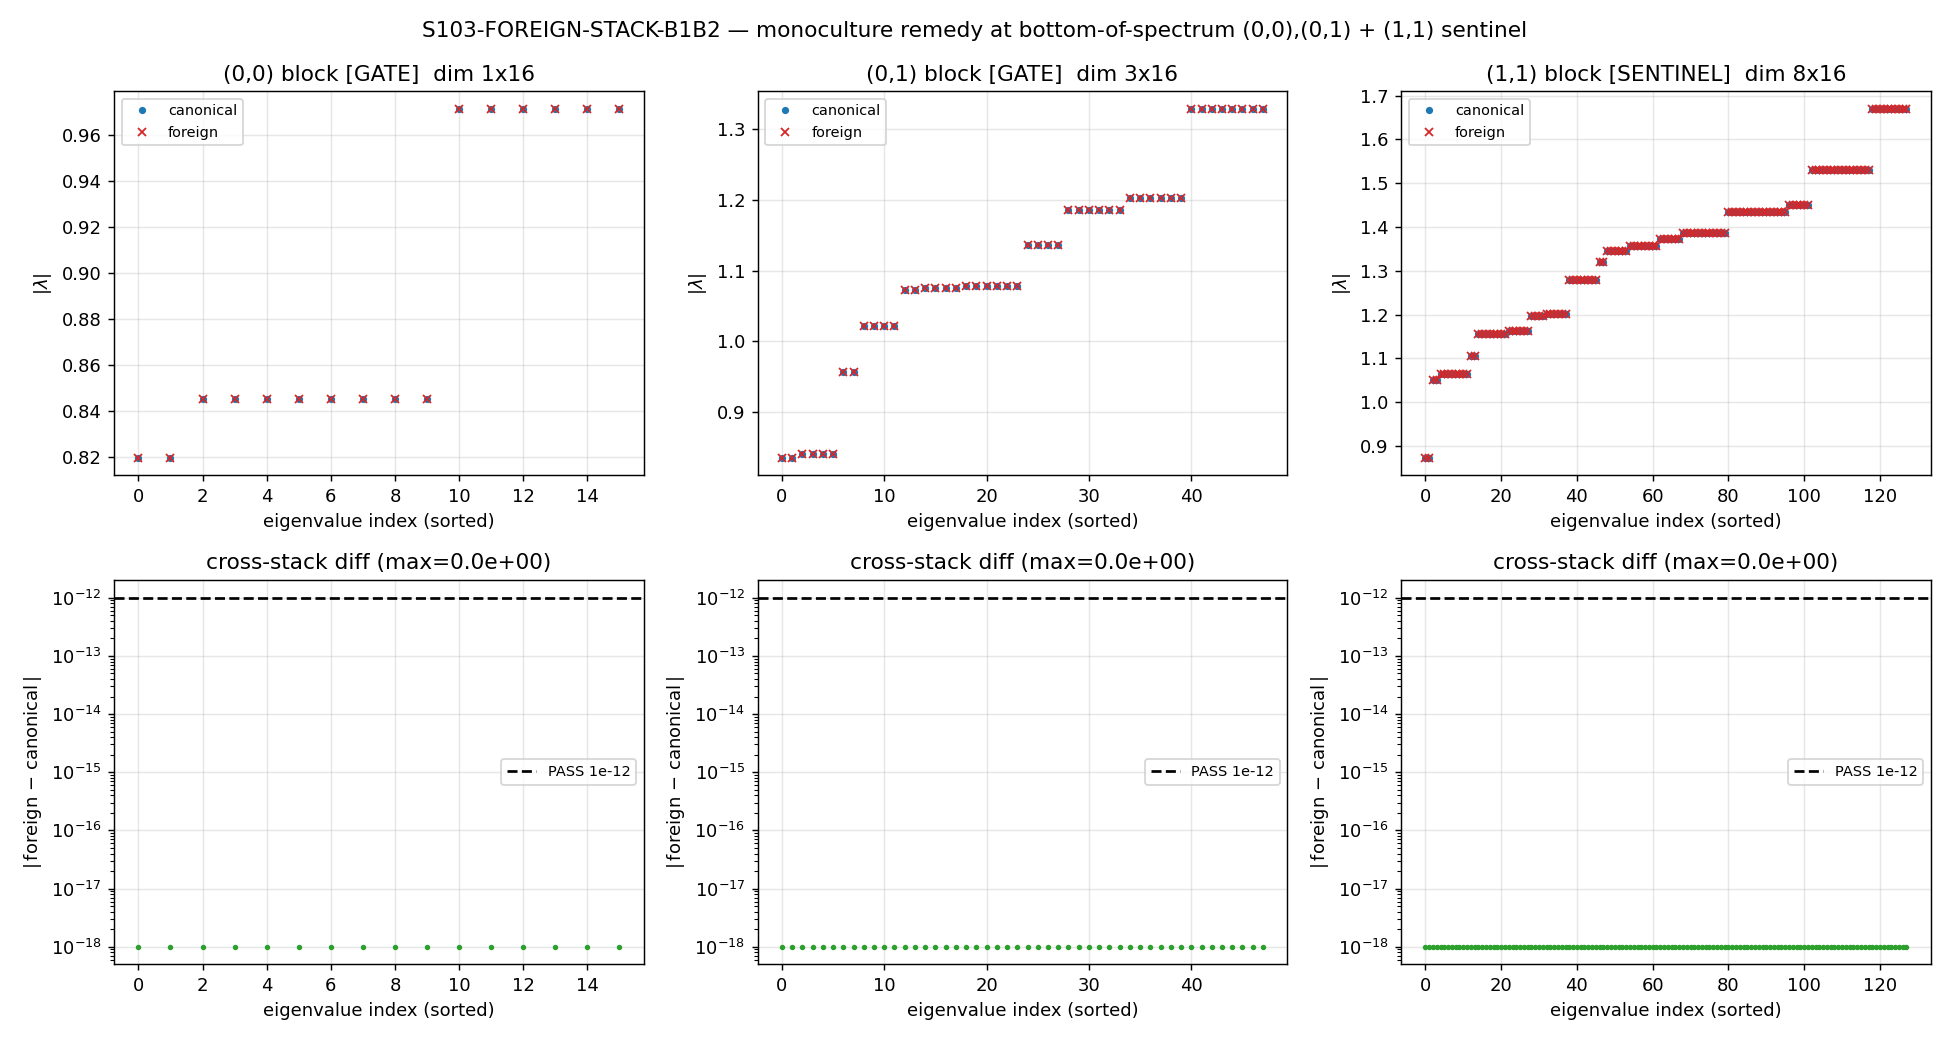

Reproduce this figure in Python.
"""
S103-FOREIGN-STACK-B1B2
=======================

Session 103, Wave 2, item 11. Foreign-stack bit-exact Peter-Weyl block
re-implementation (monoculture-remedy reproducibility), EXTENDED from the (1,1)
block (S102, max_diff=0.0 PASS) to the bottom-of-spectrum (0,0) and (0,1) blocks.

GATE (per-block equality):
    PASS  iff  max_block | sorted(|foreign|)_block - sorted(|canonical|)_block | < 1e-12
               for BOTH block in {(0,0), (0,1)}.

The eigenvalue extraction is via H = iD eigvalsh ONLY (the W3-12 Hermiticity-
enforced methodology pin; hazard-H5). D_K is anti-self-adjoint in the framework
math convention (no explicit i), so iD is Hermitian and eigvalsh(H) returns the
real +/-|lambda| spectrum. NO general eig (non-Hermitian scatter), NO svd surrogate.

SUBSTRATE FRAMING (GEOMETRIC)
-----------------------------
Direction of explanation:
  SU(3) irreps V_{(p,q)} -> block Dirac operator D_{(p,q)} on V_{(p,q)} (x) C^16
  -> eigenvalue spectrum {+/-|lambda|} (extracted via H=iD eigvalsh)
  -> the B1/B2 bottom-of-spectrum anchors.

The (0,0) block is the trivial-rep ground multiplet: C_2(0,0)=0 EXACT (the unique
lowest SU(3) quadratic Casimir), so the substrate's lowest vibrational mode
provably sits in sector (0,0); B1 = 0.819741 at tau_fold. The (0,1) block is the
conjugate 3-bar fundamental; its bottom is B2 = 0.835894 (per s52 sector ordering;
B3 = 0.872975 is the (1,1) bottom, NOT a (0,1) eigenvalue). The monoculture remedy
guards against a shared-implementation artifact in the construction leg: an
INDEPENDENT foreign stack (NOT importing dirac_spectrum.py) must reproduce the
same vibrational-mode spectrum at the lowest two blocks.

TWO LEGS PER BLOCK
------------------
(a) CANONICAL leg : the (p,q) block from the project numpy pipeline
    (dirac_spectrum.get_irrep + dirac_operator_on_irrep). DIFF TARGET ONLY;
    cross-checked against the s84 (p,q)-sector cache.

(b) FOREIGN leg   : the same (p,q) block rebuilt from scratch in foreign_block(p,q)
    WITHOUT importing dirac_spectrum.py / branching_computation.py. The irrep is
    constructed INDEPENDENTLY: (0,0) is the 1-dim trivial rep (rho(e_a)=0);
    (0,1) is the anti-fundamental rho(e_a) = -e_a^T. The frame / connection /
    Clifford(R^8) / spinor-curvature-offset Omega legs reuse the S102 foreign
    construction verbatim (generalized over (p,q)).

GENERALIZATION NOTE vs S102
---------------------------
S102 hardcoded the (1,1) adjoint via rho[a][c,b] = f[a,b,c]. This gate generalizes
foreign_block() over (p,q): the SU(3)-algebra / frame / Clifford / Omega legs are
(p,q)-independent (built once); only the irrep rho is (p,q)-keyed. The (1,1) block
is re-run as a regression sentinel to confirm the generalized routine still
reproduces the S102 result.

Author: spectral-geometer (phonon-exflation project, Session 103)
"""

import os
import sys
import json
import hashlib

os.environ.setdefault("OMP_NUM_THREADS", "8")  # (local) CPU thread cap (tiny blocks; before import numpy)
os.environ.setdefault("MKL_NUM_THREADS", "8")  # (local)

import numpy as np  # noqa: E402

# ---------------------------------------------------------------------------
# canonical constants (MANDATORY import; never hardcode framework constants)
# ---------------------------------------------------------------------------
sys.path.insert(0, os.path.abspath(os.path.join(os.path.dirname(__file__), "..", "_shared")))
from canonical_constants import tau_fold  # noqa: E402

# ---------------------------------------------------------------------------
# Paths
# ---------------------------------------------------------------------------
HERE = os.path.dirname(os.path.abspath(__file__))
SHARED = os.path.abspath(os.path.join(HERE, "..", "_shared"))
CACHE_PATH = os.path.abspath(os.path.join(HERE, "..", "session-84", "s84_spectrum_cache_L12_tau019.npz"))
DIRAC_PIPELINE_PATH = os.path.join(SHARED, "dirac_spectrum.py")
CANON_CONST_PATH = os.path.join(SHARED, "canonical_constants.py")
FOREIGN_TEMPLATE_PATH = os.path.abspath(os.path.join(HERE, "..", "session-102", "s102_foreign_stack_pw_block_reimpl.py"))
OUT_NPZ = os.path.join(HERE, "s103_foreign_stack_b1b2.npz")
OUT_PNG = os.path.join(HERE, "s103_foreign_stack_b1b2.png")

# gate machinery (per plan W2-4 machinery_pin_map)
BLOCKS = [(0, 0), (0, 1)]    # (local) the two bottom-of-spectrum blocks (B1, B2 anchors)
SENTINEL_BLOCK = (1, 1)      # (local) S102 regression sentinel (max_diff=0.0 precedent)
DIM_SPIN = 16                # (local) 2^4 spinor rank for d=8
PASS_EPS = 1e-12             # (local) per-block strict PASS boundary (MATCHED to S102 tight floor for cross-block consistency)

# cache cross-anchors (substrate-first: queried from s60 Strutinsky / s52 ordering
# via knowledge MCP; the cache itself is the authoritative source, loaded at runtime)
B1_ANCHOR = 0.819741         # (local) (0,0)-block bottom |lambda| (s60 Strutinsky; s84 cache); B1
B2_ANCHOR = 0.835894         # (local) (0,1)-block bottom |lambda| (s52 ordering: tau=0.19 B2=0.835894); B2


# ===========================================================================
#  FOREIGN STACK -- independent of dirac_spectrum.py / branching_computation.py
# ===========================================================================

def gell_mann():
    """Gell-Mann matrices lambda_1..8 (0-indexed 0..7), FOREIGN re-implementation.

    Independent transcription -- this code does NOT import branching_computation.py
    or dirac_spectrum.py. Ordering matches the standard SU(3) convention (the same
    the canonical pipeline uses), required so the diff compares the SAME operator
    and not a relabelled basis.
    """
    s = np.sqrt(3.0)
    L = [None] * 8
    L[0] = np.array([[0, 1, 0], [1, 0, 0], [0, 0, 0]], dtype=complex)
    L[1] = np.array([[0, -1j, 0], [1j, 0, 0], [0, 0, 0]], dtype=complex)
    L[2] = np.array([[1, 0, 0], [0, -1, 0], [0, 0, 0]], dtype=complex)
    L[3] = np.array([[0, 0, 1], [0, 0, 0], [1, 0, 0]], dtype=complex)
    L[4] = np.array([[0, 0, -1j], [0, 0, 0], [1j, 0, 0]], dtype=complex)
    L[5] = np.array([[0, 0, 0], [0, 0, 1], [0, 1, 0]], dtype=complex)
    L[6] = np.array([[0, 0, 0], [0, 0, -1j], [0, 1j, 0]], dtype=complex)
    L[7] = np.array([[1, 0, 0], [0, 1, 0], [0, 0, -2]], dtype=complex) / s
    return L


def foreign_irrep(p, q, e):
    """Construct the SU(3) irrep V_{(p,q)} INDEPENDENTLY (the foreign construction
    leg) for the bottom-of-spectrum blocks {(0,0), (0,1)} plus the (1,1) sentinel.

    Args:
        p, q : highest-weight labels
        e    : the 8 anti-Hermitian su(3) generators e_a = -i/2 lambda_a (3x3)

    Returns:
        rho : list of 8 complex matrices (dim_pq x dim_pq), the rep of e_a
    """
    dim_pq = (p + 1) * (q + 1) * (p + q + 2) // 2
    if (p, q) == (0, 0):
        # Trivial rep: rho(e_a) = 0 (1x1). The Dirac block reduces to I_1 (x) Omega.
        return [np.zeros((1, 1), dtype=complex) for _ in range(8)]
    if (p, q) == (0, 1):
        # Anti-fundamental (conjugate of (1,0)): rho(e_a) = -e_a^T.
        # Independent of dirac_spectrum.py: built directly from the foreign e_a.
        return [-e[a].T for a in range(8)]
    if (p, q) == (1, 1):
        # Adjoint (S102 sentinel): rho(e_a)_{cb} = f_abc. Built from the foreign
        # structure constants (independent transcription).
        f = np.zeros((8, 8, 8), dtype=float)
        for a in range(8):
            for b in range(8):
                comm = e[a] @ e[b] - e[b] @ e[a]
                for c in range(8):
                    f[a, b, c] = (-2.0 * np.trace(comm @ e[c])).real
        rho = [np.zeros((8, 8), dtype=complex) for _ in range(8)]
        for a in range(8):
            for c in range(8):
                for b in range(8):
                    rho[a][c, b] = f[a, b, c]
        return rho
    raise NotImplementedError(f"foreign_irrep: ({p},{q}) not in the gate's block set")


def _foreign_su3_infrastructure():
    """Build the (p,q)-INDEPENDENT foreign infrastructure ONCE: generators,
    structure constants, Killing form, Jensen frame, ON-frame structure constants,
    Levi-Civita connection, Clifford(R^8), spinor-curvature offset Omega.

    All built WITHOUT importing dirac_spectrum.py (the foreign leg).

    Returns:
        e      : list of 8 anti-Hermitian su(3) generators
        Ed     : (8,) diagonal frame entries E_aa (e_a = E_aa X_a)
        gam    : list of 8 Hermitian Clifford generators (16x16)
        Omega  : (16,16) spinor curvature offset
        diag   : dict of verified intermediates
    """
    # 1. su(3) generators e_a = -i/2 lambda_a
    lam = gell_mann()
    e = [(-1j / 2.0) * lam[a] for a in range(8)]

    # 2. structure constants f_abc = -2 Tr([e_a,e_b] e_c) (real, antisymmetric)
    f = np.zeros((8, 8, 8), dtype=float)
    for a in range(8):
        for b in range(8):
            comm = e[a] @ e[b] - e[b] @ e[a]
            for c in range(8):
                f[a, b, c] = (-2.0 * np.trace(comm @ e[c])).real

    # 3. Killing form B_ab = sum_cd f_acd f_bcd (= 3*I for su(3))
    B = np.einsum("acd,bcd->ab", f, f)

    # 4. U(2)-invariant Jensen frame. g0=|B| diagonal -> g diagonal -> E diagonal.
    tau = float(tau_fold)
    L1, L2, L3 = np.exp(2.0 * tau), np.exp(-2.0 * tau), np.exp(tau)  # (local) u1, su2, C^2 scale factors
    SU2 = [0, 1, 2]   # (local)
    C2 = [3, 4, 5, 6]  # (local)
    U1 = [7]          # (local)
    g_diag = np.zeros(8)  # (local)
    g0 = np.abs(B)        # (local)
    for a in SU2:
        g_diag[a] = g0[a, a] * L2
    for a in C2:
        g_diag[a] = g0[a, a] * L3
    for a in U1:
        g_diag[a] = g0[a, a] * L1
    Ed = 1.0 / np.sqrt(g_diag)  # (local) diagonal frame entries

    # 5. ON-frame structure constants ft^c_{ab} = E_a E_b f^c_{ab} / E_c
    ft = np.zeros((8, 8, 8), dtype=float)  # (local)
    for a in range(8):
        for b in range(8):
            for c in range(8):
                ft[a, b, c] = Ed[a] * Ed[b] * f[a, b, c] / Ed[c]

    # 6. Levi-Civita connection Gamma^c_{ab} = 1/2 (ft_abc - ft_bca + ft_cab)
    Gamma = np.zeros((8, 8, 8), dtype=float)  # (local) Gamma[c,a,b]
    for c in range(8):
        for a in range(8):
            for b in range(8):
                Gamma[c, a, b] = 0.5 * (ft[a, b, c] - ft[b, c, a] + ft[c, a, b])

    # 7. Clifford(R^8): gamma_1..8, 16x16 Hermitian, via Pauli kron (independent build)
    s1 = np.array([[0, 1], [1, 0]], dtype=complex)
    s2 = np.array([[0, -1j], [1j, 0]], dtype=complex)
    s3 = np.array([[1, 0], [0, -1]], dtype=complex)
    I2 = np.eye(2, dtype=complex)

    def k4(A, Bm, Cm, Dm):
        return np.kron(A, np.kron(Bm, np.kron(Cm, Dm)))

    gam = [
        k4(s1, I2, I2, I2), k4(s2, I2, I2, I2), k4(s3, s1, I2, I2), k4(s3, s2, I2, I2),
        k4(s3, s3, s1, I2), k4(s3, s3, s2, I2), k4(s3, s3, s3, s1), k4(s3, s3, s3, s2),
    ]

    # 8. spinor curvature offset Omega = 1/4 sum Gamma^b_{ac} gamma_a gamma_b gamma_c
    Omega = np.zeros((16, 16), dtype=complex)
    for a in range(8):
        for b in range(8):
            for c in range(8):
                coeff = Gamma[b, a, c]
                if abs(coeff) > 1e-15:
                    Omega += coeff * gam[a] @ gam[b] @ gam[c]
    Omega *= 0.25

    diag = {
        "killing_diag": np.diag(B).tolist(),
        "killing_offdiag_max": float(np.max(np.abs(B - np.diag(np.diag(B))))),
        "frame_diag": Ed.tolist(),
        "ft_norm": float(np.linalg.norm(ft)),
        "gamma_norm": float(np.linalg.norm(Gamma)),
        "omega_norm": float(np.linalg.norm(Omega)),
        "omega_antiherm_err": float(np.max(np.abs(Omega + Omega.conj().T))),
        "f_123": float(f[0, 1, 2]),
        "f_458": float(f[3, 4, 7]),
    }
    return e, Ed, gam, Omega, diag


def foreign_block(p, q, infra):
    """Rebuild the (p,q) Dirac block from scratch -- the FOREIGN numpy code path
    (independent of dirac_spectrum.py), generalized over (p,q).

    D_{(p,q)} = sum_a E_aa rho(e_a) (x) gamma_a + I_{dim} (x) Omega.
    Eigenvalues via the stable Hermitian route H = i*D (eigvalsh; W3-12 pin).

    Args:
        p, q  : highest-weight labels
        infra : the (p,q)-independent foreign infrastructure from
                _foreign_su3_infrastructure()

    Returns:
        absev : sorted |eigenvalue| array (dim*16 entries)
        bdiag : dict of block diagnostics
    """
    e, Ed, gam, Omega, _ = infra
    rho = foreign_irrep(p, q, e)
    dim_rho = rho[0].shape[0]
    dim_block = dim_rho * DIM_SPIN  # (local)

    # assemble block: D = sum_a E_aa rho(e_a) (x) gamma_a + I_dim (x) Omega
    D = np.zeros((dim_block, dim_block), dtype=complex)
    for a in range(8):
        D += Ed[a] * np.kron(rho[a], gam[a])
    D += np.kron(np.eye(dim_rho), Omega)

    # eigenvalues via the W3-12 Hermitian route (H = iD; H = (iD + iD^dag)/2 hazard-H5)
    iD = 1j * D
    H = (iD + iD.conj().T) / 2.0
    herm_err = float(np.max(np.abs(iD - iD.conj().T)))  # (local) Hermiticity-enforcement residual
    absev = np.sort(np.abs(np.linalg.eigvalsh(H)))

    bdiag = {
        "dim_rho": dim_rho,
        "dim_block": dim_block,
        "D_antiherm_err": float(np.max(np.abs(D + D.conj().T))),
        "iD_herm_err": herm_err,
        "lowest_abs": float(absev[0]),
        "highest_abs": float(absev[-1]),
    }
    return absev, bdiag


# ===========================================================================
#  CANONICAL LEG -- the project numpy pipeline (DIFF TARGET ONLY)
# ===========================================================================

def canonical_block(p, q):
    """The (p,q) block from the project numpy pipeline -- DIFF TARGET ONLY.

    Uses the same H = iD eigvalsh extraction as the foreign leg (the W3-12 pin).
    """
    import dirac_spectrum as ds  # CANONICAL leg ONLY
    tau = float(tau_fold)
    gens = ds.su3_generators()
    f = ds.compute_structure_constants(gens)
    B = ds.compute_killing_form(f)
    g = ds.jensen_metric(B, tau)
    E = ds.orthonormal_frame(g)
    ft = ds.frame_structure_constants(f, E)
    Gamma = ds.connection_coefficients(ft)
    gammas = ds.build_cliff8()
    Omega = ds.spinor_connection_offset(Gamma, gammas)
    rho, _ = ds.get_irrep(p, q, gens, f)
    D = ds.dirac_operator_on_irrep(rho, E, gammas, Omega)
    iD = 1j * D
    H = (iD + iD.conj().T) / 2.0
    absev = np.sort(np.abs(np.linalg.eigvalsh(H)))
    return absev


def load_cache_block(p, q):
    """The pre-stored (p,q)-sector |eigenvalues| from the s84 L12 cache."""
    d = np.load(CACHE_PATH, allow_pickle=True)
    rec = d["sector_evals"].item()[(p, q)]
    return np.sort(np.asarray(rec["abs_evals"], dtype=float)), int(rec["dim"])


# ===========================================================================
#  SHA / verdict helpers
# ===========================================================================

def sha256_file(path):
    h = hashlib.sha256()
    with open(path, "rb") as fh:
        for chunk in iter(lambda: fh.read(8192), b""):
            h.update(chunk)
    return h.hexdigest()


def closure_hash(pin_map):
    blob = json.dumps(pin_map, sort_keys=True, separators=(",", ":")).encode()
    return hashlib.sha256(blob).hexdigest()


def print_verdict_payload(gate_id, verdict, value, scheme, convention, l_max,
                          audit_sha256, content_sha256, schema_version="S84+"):
    """Print the EMIT_VERDICT payload block to stdout (the script never writes the
    verdict file directly -- the agent calls the race-safe emit_verdict MCP tool)."""
    payload = {
        "session": 103,
        "gate_id": gate_id,
        "verdict": verdict,
        "value": value,
        "scheme": scheme,
        "convention": convention,
        "l_max": l_max,
        "audit_sha256": audit_sha256,
        "content_sha256": content_sha256,
        "schema_version": schema_version,
    }
    print("<<<EMIT_VERDICT_PAYLOAD>>>" + json.dumps(payload) + "<<<END_EMIT_VERDICT_PAYLOAD>>>")


def main():
    # ---- input SHA pins (logged in first lines of stdout per gate-verdicts.md) ----
    canon_sha = sha256_file(CANON_CONST_PATH)
    cache_sha = sha256_file(CACHE_PATH)
    dirac_sha = sha256_file(DIRAC_PIPELINE_PATH)
    template_sha = sha256_file(FOREIGN_TEMPLATE_PATH)
    print(f"[input-sha] canonical_constants.py = {canon_sha}")
    print(f"[input-sha] s84_spectrum_cache_L12_tau019.npz = {cache_sha}")
    print(f"[input-sha] dirac_spectrum.py (CANONICAL leg only) = {dirac_sha}")
    print(f"[input-sha] s102_foreign_stack_pw_block_reimpl.py (foreign template) = {template_sha}")
    print(f"[pin] tau_fold = {float(tau_fold)} ; blocks = {BLOCKS} + sentinel {SENTINEL_BLOCK} ; pass_eps = {PASS_EPS:.0e}")
    print(f"[pin] H = iD eigvalsh (W3-12 Hermiticity-enforced extraction; NO general eig, NO svd)")

    # ---- foreign infrastructure built ONCE (p,q-independent) ----
    infra = _foreign_su3_infrastructure()
    fdiag = infra[4]
    print(f"[foreign-infra] Killing diag = {np.round(fdiag['killing_diag'],6)} offdiag_max={fdiag['killing_offdiag_max']:.2e}")
    print(f"[foreign-infra] f_123={fdiag['f_123']:.6f} f_458={fdiag['f_458']:.6f} (sqrt3/2={np.sqrt(3)/2:.6f})")
    print(f"[foreign-infra] ft_norm={fdiag['ft_norm']:.4f} gamma_norm={fdiag['gamma_norm']:.4f} omega_norm={fdiag['omega_norm']:.4f}")
    print(f"[foreign-infra] omega_antiherm_err={fdiag['omega_antiherm_err']:.2e}")

    # ---- per-block comparison (gate) + (1,1) sentinel regression ----
    results = {}  # (local) per-block diagnostics
    all_blocks = BLOCKS + [SENTINEL_BLOCK]  # (local) gate blocks + sentinel
    block_max_diffs = {}  # (local) per-block max|foreign - canonical|
    for (p, q) in all_blocks:
        foreign, bdiag = foreign_block(p, q, infra)
        canonical = canonical_block(p, q)
        cache, cache_dim = load_cache_block(p, q)
        assert foreign.shape == canonical.shape, f"({p},{q}) block dim mismatch: foreign {foreign.shape} vs canonical {canonical.shape}"

        max_diff = float(np.max(np.abs(foreign - canonical)))  # (local)
        # cache cross-check: canonical-vs-cache (confirms cache snapshot faithfulness)
        cache_diff = float(np.max(np.abs(canonical - cache))) if cache.shape == canonical.shape else float("nan")  # (local)
        block_max_diffs[(p, q)] = max_diff
        results[(p, q)] = {
            "dim_rho": bdiag["dim_rho"],
            "dim_block": bdiag["dim_block"],
            "n_evals": int(foreign.shape[0]),
            "foreign_lowest": float(foreign[0]),
            "canonical_lowest": float(canonical[0]),
            "cache_lowest": float(cache[0]),
            "foreign_highest": float(foreign[-1]),
            "max_diff": max_diff,
            "cache_diff": cache_diff,
            "D_antiherm_err": bdiag["D_antiherm_err"],
            "iD_herm_err": bdiag["iD_herm_err"],
        }
        tag = "GATE" if (p, q) in BLOCKS else "SENTINEL"
        print(f"[{tag} ({p},{q})] dim_block={bdiag['dim_block']} n={foreign.shape[0]} "
              f"foreign_lo={foreign[0]:.12f} canon_lo={canonical[0]:.12f} cache_lo={cache[0]:.12f}")
        print(f"[{tag} ({p},{q})] max|foreign - canonical| = {max_diff:.3e}  "
              f"max|canonical - cache| = {cache_diff:.3e}  (PASS boundary < {PASS_EPS:.0e})")

    # ---- cross-anchor cross-check: foreign (0,0) lowest = B1, (0,1) lowest = B2 ----
    foreign00_lo = results[(0, 0)]["foreign_lowest"]  # (local)
    foreign01_lo = results[(0, 1)]["foreign_lowest"]  # (local)
    b1_err = abs(foreign00_lo - B1_ANCHOR)  # (local)
    b2_err = abs(foreign01_lo - B2_ANCHOR)  # (local)
    print(f"[anchor] foreign (0,0) lowest = {foreign00_lo:.6f}  |.-B1={B1_ANCHOR}| = {b1_err:.2e}")
    print(f"[anchor] foreign (0,1) lowest = {foreign01_lo:.6f}  |.-B2={B2_ANCHOR}| = {b2_err:.2e}")

    # ---- the GATE: max over the two bottom-of-spectrum blocks {(0,0),(0,1)} ----
    gate_max_diff = max(block_max_diffs[(0, 0)], block_max_diffs[(0, 1)])  # (local)
    sentinel_diff = block_max_diffs[SENTINEL_BLOCK]  # (local) (1,1) regression
    print(f"[GATE] max over {{(0,0),(0,1)}} of max|foreign - canonical| = {gate_max_diff:.3e}  (< {PASS_EPS:.0e})")
    print(f"[SENTINEL] (1,1) max|foreign - canonical| = {sentinel_diff:.3e}  (S102 precedent max_diff=0.0)")

    # ---- verdict (per-block equality, both blocks must pass) ----
    pass_00 = block_max_diffs[(0, 0)] < PASS_EPS  # (local)
    pass_01 = block_max_diffs[(0, 1)] < PASS_EPS  # (local)
    if pass_00 and pass_01:
        verdict = "PASS"
    else:
        verdict = "FAIL"
    floor_note = "machine-eps_bit-exact" if gate_max_diff < 1e-14 else (  # (local)
        "sub-1e-12_round-off" if gate_max_diff < PASS_EPS else "block_spectrum_mismatch")
    value = (f"gate_max_diff={gate_max_diff:.3e}_blocks_(0,0)+(0,1)_tau_fold"
             f"_d00={block_max_diffs[(0,0)]:.2e}_d01={block_max_diffs[(0,1)]:.2e}"
             f"_floor={floor_note}_sentinel(1,1)={sentinel_diff:.2e}"
             f"_B1anchor_err={b1_err:.2e}_B2anchor_err={b2_err:.2e}")

    # ---- save data ----
    save_kwargs = {
        "blocks": np.array(BLOCKS),
        "sentinel_block": np.array(SENTINEL_BLOCK),
        "gate_max_diff": gate_max_diff,
        "max_diff_00": block_max_diffs[(0, 0)],
        "max_diff_01": block_max_diffs[(0, 1)],
        "max_diff_11_sentinel": sentinel_diff,
        "B1_anchor": B1_ANCHOR,
        "B2_anchor": B2_ANCHOR,
        "b1_err": b1_err,
        "b2_err": b2_err,
        "tau_fold": float(tau_fold),
        "pass_eps": PASS_EPS,
        "verdict": verdict,
        "results_json": json.dumps({f"{p}_{q}": v for (p, q), v in results.items()}),
        "infra_diag": json.dumps(fdiag),
    }
    # full eigenvalue vectors per block for the audit trail
    for (p, q) in all_blocks:
        f_ev, _ = foreign_block(p, q, infra)
        c_ev = canonical_block(p, q)
        save_kwargs[f"foreign_{p}{q}"] = f_ev
        save_kwargs[f"canonical_{p}{q}"] = c_ev
    np.savez(OUT_NPZ, **save_kwargs)
    print(f"[data] wrote {OUT_NPZ}")

    # ---- plot ----
    try:
        import matplotlib
        matplotlib.use("Agg")
        import matplotlib.pyplot as plt
        fig, axes = plt.subplots(2, 3, figsize=(15, 8))
        for col, (p, q) in enumerate(all_blocks):
            f_ev, _ = foreign_block(p, q, infra)
            c_ev = canonical_block(p, q)
            diffv = np.maximum(np.abs(f_ev - c_ev), 1e-18)  # (local)
            k = np.arange(len(f_ev))  # (local)
            ax_top = axes[0, col]
            ax_bot = axes[1, col]
            ax_top.plot(k, c_ev, "o", ms=3, label="canonical", color="C0")
            ax_top.plot(k, f_ev, "x", ms=4, label="foreign", color="C3")
            ax_top.set_xlabel("eigenvalue index (sorted)")
            ax_top.set_ylabel(r"$|\lambda|$")
            tag = "GATE" if (p, q) in BLOCKS else "SENTINEL"
            ax_top.set_title(f"({p},{q}) block [{tag}]  dim {len(f_ev)//16}x16")
            ax_top.legend(fontsize=8)
            ax_top.grid(alpha=0.3)
            ax_bot.semilogy(k, diffv, ".", ms=4, color="C2")
            ax_bot.axhline(PASS_EPS, ls="--", color="k", label=f"PASS {PASS_EPS:.0e}")
            ax_bot.set_xlabel("eigenvalue index (sorted)")
            ax_bot.set_ylabel(r"$|\,$foreign $-$ canonical$\,|$")
            ax_bot.set_title(f"cross-stack diff (max={block_max_diffs[(p,q)]:.1e})")
            ax_bot.legend(fontsize=8)
            ax_bot.grid(alpha=0.3)
        fig.suptitle("S103-FOREIGN-STACK-B1B2 — monoculture remedy at bottom-of-spectrum (0,0),(0,1) + (1,1) sentinel", fontsize=12)
        fig.tight_layout()
        fig.savefig(OUT_PNG, dpi=130)
        print(f"[plot] wrote {OUT_PNG}")
    except Exception as exc:  # pragma: no cover
        print(f"[plot] skipped: {exc}")

    # ---- dual SHA + verdict payload ----
    pin_map = {
        "gate_id": "S103-FOREIGN-STACK-B1B2",
        "blocks": [list(b) for b in BLOCKS],
        "sentinel_block": list(SENTINEL_BLOCK),
        "tau_fold": float(tau_fold),
        "canonical_constants_sha256": canon_sha,
        "spectrum_cache_sha256": cache_sha,
        "dirac_spectrum_sha256": dirac_sha,
        "foreign_template_sha256": template_sha,
        "scheme": "foreign-stack-independent-reimplementation-monoculture-remedy",
        "convention": "ABSOLUTE-eigenvalue-magnitude-bit-exact",
        "extraction": "H=iD-eigvalsh-W3-12-pin",
        "pass_eps": PASS_EPS,
        "gate_max_diff": gate_max_diff,
    }
    audit_sha = closure_hash(pin_map)
    content_sha = sha256_file(os.path.abspath(__file__))
    print_verdict_payload(
        gate_id="S103-FOREIGN-STACK-B1B2",
        verdict=verdict,
        value=value,
        scheme="foreign-stack-independent-reimplementation-monoculture-remedy",
        convention="ABSOLUTE-eigenvalue-magnitude-bit-exact",
        l_max="N/A",
        audit_sha256=audit_sha,
        content_sha256=content_sha,
    )
    return 0


if __name__ == "__main__":
    sys.exit(main())
